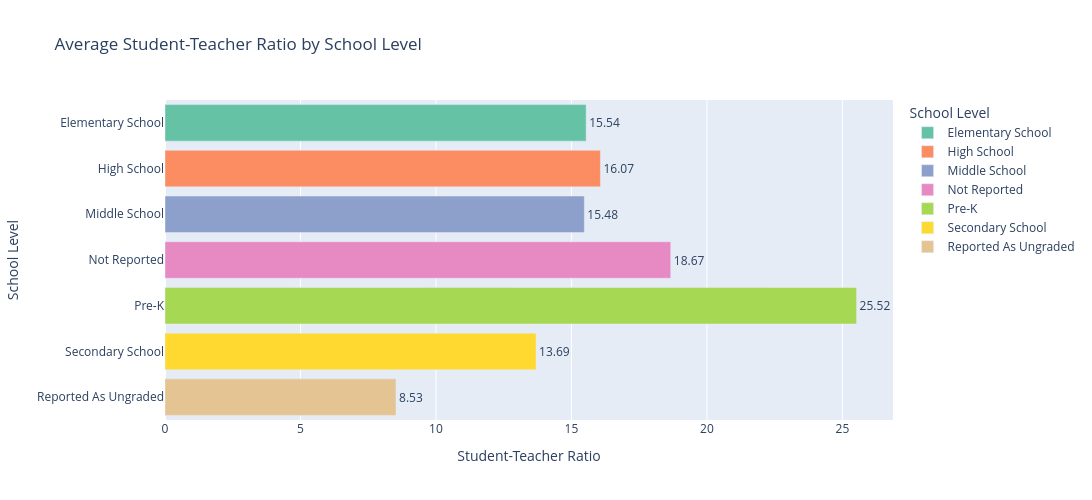

The cell this chart's notebook holds for it:
### Code cell
#horizental bar plot Average Student-Teacher Ratio by School Level

fig = px.bar(
    average_ratios_type,
    y='SCHOOL_LEVEL',  
    x='STUDENT_TEACHER_RATIO',  
    title='Average Student-Teacher Ratio by School Level',
    labels={'SCHOOL_LEVEL': 'School Level', 'STUDENT_TEACHER_RATIO': 'Average Student-Teacher Ratio'},
    color='SCHOOL_LEVEL',  
    color_discrete_sequence=px.colors.qualitative.Set2,
    text='STUDENT_TEACHER_RATIO')
fig.update_traces(
    texttemplate='%{text:.2f}',  
    textposition='outside', )

fig.update_layout(
    xaxis_title="Student-Teacher Ratio",
    yaxis_title="School Level",
    width=1100,
    height=500
)

fig.show()

### Figure 1 — Plotly figure (JSON) as saved in the notebook; plotly's stock layout.template omitted (floating-point values rounded to 4 significant figures)
{"data": [{"alignmentgroup": "True", "hovertemplate": "School Level=%{y}<br>Average Student-Teacher Ratio=%{text}<extra></extra>", "legendgroup": "Elementary School", "marker": {"color": "rgb(102,194,165)", "pattern": {"shape": ""}}, "name": "Elementary School", "offsetgroup": "Elementary School", "orientation": "h", "showlegend": true, "text": [15.54], "textposition": "outside", "texttemplate": "%{text:.2f}", "type": "bar", "x": [15.54], "xaxis": "x", "y": ["Elementary School"], "yaxis": "y"}, {"alignmentgroup": "True", "hovertemplate": "School Level=%{y}<br>Average Student-Teacher Ratio=%{text}<extra></extra>", "legendgroup": "High School", "marker": {"color": "rgb(252,141,98)", "pattern": {"shape": ""}}, "name": "High School", "offsetgroup": "High School", "orientation": "h", "showlegend": true, "text": [16.07], "textposition": "outside", "texttemplate": "%{text:.2f}", "type": "bar", "x": [16.07], "xaxis": "x", "y": ["High School"], "yaxis": "y"}, {"alignmentgroup": "True", "hovertemplate": "School Level=%{y}<br>Average Student-Teacher Ratio=%{text}<extra></extra>", "legendgroup": "Middle School", "marker": {"color": "rgb(141,160,203)", "pattern": {"shape": ""}}, "name": "Middle School", "offsetgroup": "Middle School", "orientation": "h", "showlegend": true, "text": [15.48], "textposition": "outside", "texttemplate": "%{text:.2f}", "type": "bar", "x": [15.48], "xaxis": "x", "y": ["Middle School"], "yaxis": "y"}, {"alignmentgroup": "True", "hovertemplate": "School Level=%{y}<br>Average Student-Teacher Ratio=%{text}<extra></extra>", "legendgroup": "Not Reported", "marker": {"color": "rgb(231,138,195)", "pattern": {"shape": ""}}, "name": "Not Reported", "offsetgroup": "Not Reported", "orientation": "h", "showlegend": true, "text": [18.67], "textposition": "outside", "texttemplate": "%{text:.2f}", "type": "bar", "x": [18.67], "xaxis": "x", "y": ["Not Reported"], "yaxis": "y"}, {"alignmentgroup": "True", "hovertemplate": "School Level=%{y}<br>Average Student-Teacher Ratio=%{text}<extra></extra>", "legendgroup": "Pre-K", "marker": {"color": "rgb(166,216,84)", "pattern": {"shape": ""}}, "name": "Pre-K", "offsetgroup": "Pre-K", "orientation": "h", "showlegend": true, "text": [25.52], "textposition": "outside", "texttemplate": "%{text:.2f}", "type": "bar", "x": [25.52], "xaxis": "x", "y": ["Pre-K"], "yaxis": "y"}, {"alignmentgroup": "True", "hovertemplate": "School Level=%{y}<br>Average Student-Teacher Ratio=%{text}<extra></extra>", "legendgroup": "Secondary School", "marker": {"color": "rgb(255,217,47)", "pattern": {"shape": ""}}, "name": "Secondary School", "offsetgroup": "Secondary School", "orientation": "h", "showlegend": true, "text": [13.69], "textposition": "outside", "texttemplate": "%{text:.2f}", "type": "bar", "x": [13.69], "xaxis": "x", "y": ["Secondary School"], "yaxis": "y"}, {"alignmentgroup": "True", "hovertemplate": "School Level=%{y}<br>Average Student-Teacher Ratio=%{text}<extra></extra>", "legendgroup": "Reported As Ungraded", "marker": {"color": "rgb(229,196,148)", "pattern": {"shape": ""}}, "name": "Reported As Ungraded", "offsetgroup": "Reported As Ungraded", "orientation": "h", "showlegend": true, "text": [8.526], "textposition": "outside", "texttemplate": "%{text:.2f}", "type": "bar", "x": [8.526], "xaxis": "x", "y": ["Reported As Ungraded"], "yaxis": "y"}], "layout": {"barmode": "relative", "height": 500, "legend": {"title": {"text": "School Level"}, "tracegroupgap": 0}, "title": {"text": "Average Student-Teacher Ratio by School Level"}, "width": 1100, "xaxis": {"anchor": "y", "autorange": true, "domain": [0, 1], "range": [0, 26.87], "title": {"text": "Student-Teacher Ratio"}, "type": "linear"}, "yaxis": {"anchor": "x", "autorange": true, "categoryarray": ["Reported As Ungraded", "Secondary School", "Pre-K", "Not Reported", "Middle School", "High School", "Elementary School"], "categoryorder": "array", "domain": [0, 1], "range": [-0.5, 6.5], "title": {"text": "School Level"}, "type": "category"}}}
